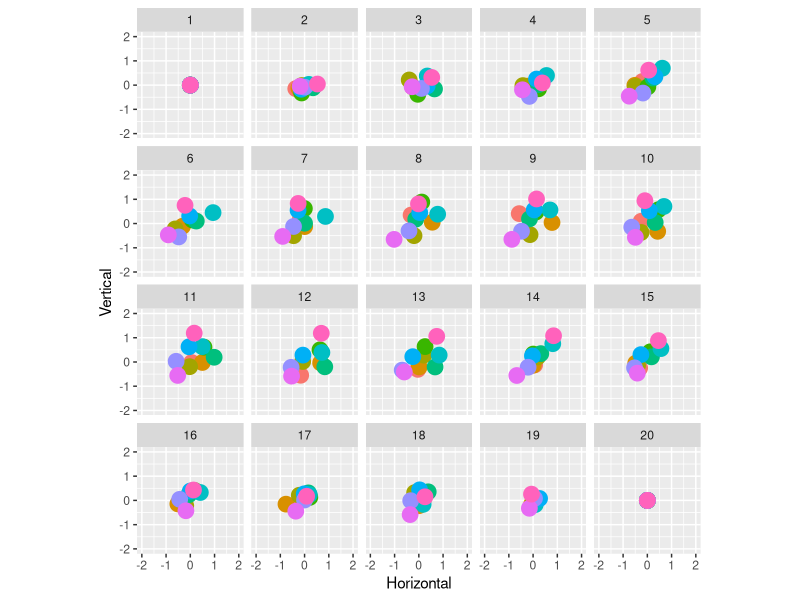

Generate this figure with R:
## ---- chunk 1
knitr::opts_chunk$set(echo = TRUE)
library(tidyverse)
library(e1071)
library(gganimate)
## ---- chunk 2
ntimes <- 20  # how many time points to run the bridge?
nseries <- 10 # how many time series to generate?

# function to generate the brownian bridges
make_bridges <- function(ntimes, nseries) {
  replicate(nseries, c(0,rbridge(frequency = ntimes-1))) %>% as.vector()
}

# construct tibble
tbl <- tibble(
  Time = rep(1:ntimes, nseries),
  Horizontal = make_bridges(ntimes, nseries),
  Vertical = make_bridges(ntimes, nseries),
  Series = gl(nseries, ntimes)
)

glimpse(tbl)
## ---- chunk 3
base_pic <- tbl %>%
  ggplot(aes(
    x = Horizontal, 
    y = Vertical, 
    colour = Series,
    fill = Series)) + 
  geom_point(
    show.legend = FALSE,
    size = 5) + 
  coord_equal() + 
  xlim(-2, 2) + 
  ylim(-2, 2)

base_pic + facet_wrap(~Time)
## ---- chunk 4
base_anim <- base_pic + transition_time(time = Time) 
base_anim %>% animate()
## ---- chunk 5
wake1 <- base_anim + shadow_wake(wake_length = .1)
wake1 %>% animate()
## ---- chunk 6
wake1 %>% animate(detail = 5)
## ---- chunk 7
wake1 %>% animate(detail = 5, type = "cairo")
## ---- chunk 8
wake2 <- base_anim + shadow_wake(wake_length = .2)
wake2 %>% animate(detail = 5, type = "cairo")
## ---- chunk 9
wake3 <- base_anim + shadow_wake(wake_length = .1, size = NULL)
wake3 %>% animate(detail = 5, type = "cairo")
## ---- chunk 10
wake4 <- base_anim + shadow_wake(wake_length = .1, size = NULL, alpha = NULL)
wake4 %>% animate(detail = 5, type = "cairo")
## ---- chunk 11
wake5 <- base_anim + 
  shadow_wake(wake_length = .1, 
              size = NULL, 
              alpha = NULL,
              colour = "black",
              fill = "black"
              )
wake5 %>% animate(detail = 5, type = "cairo")
## ---- chunk 12
wake6 <- base_anim + 
  shadow_wake(wake_length = .1, 
              size = NULL, 
              alpha = NULL,
              colour = "black",
              fill = "black",
              falloff = "linear"
              )
wake6 %>% animate(detail = 5, type = "cairo")
